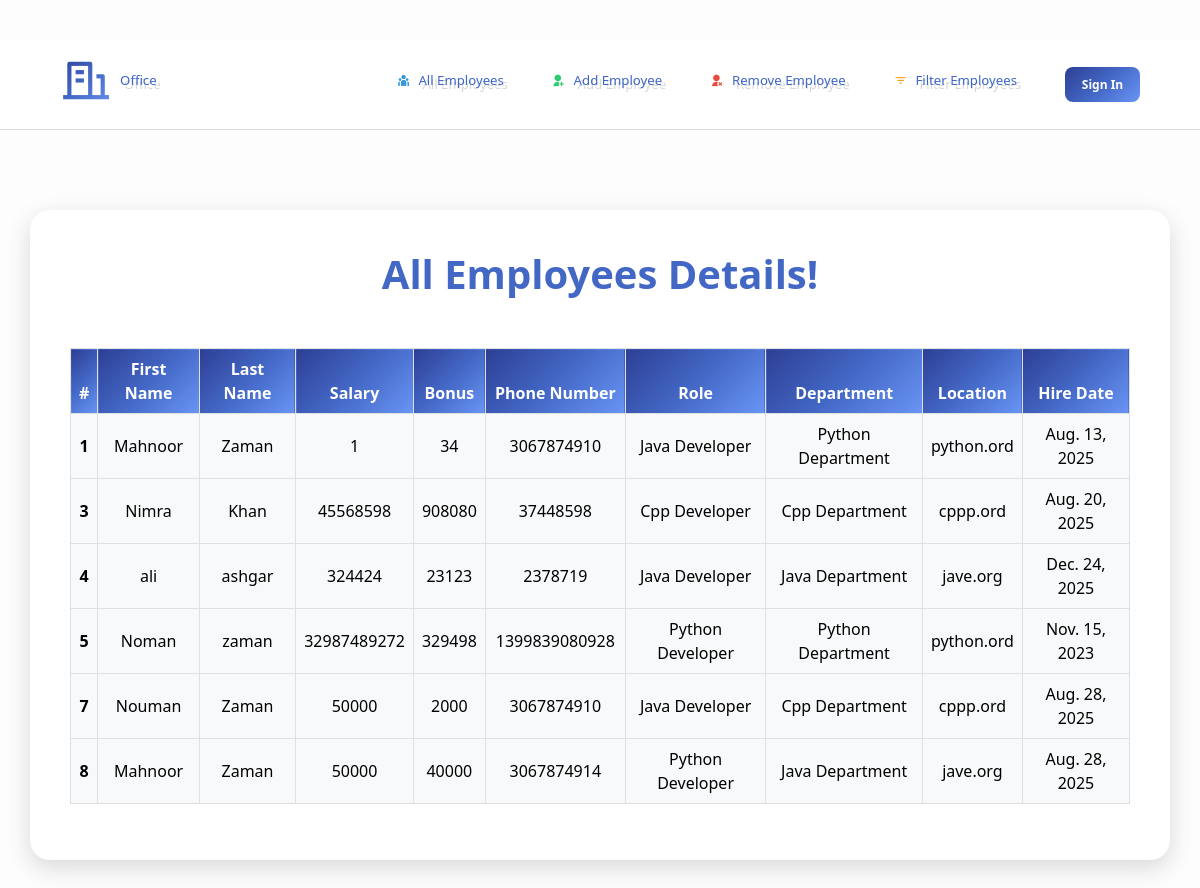
The page /all_emp on the database as committed earlier.
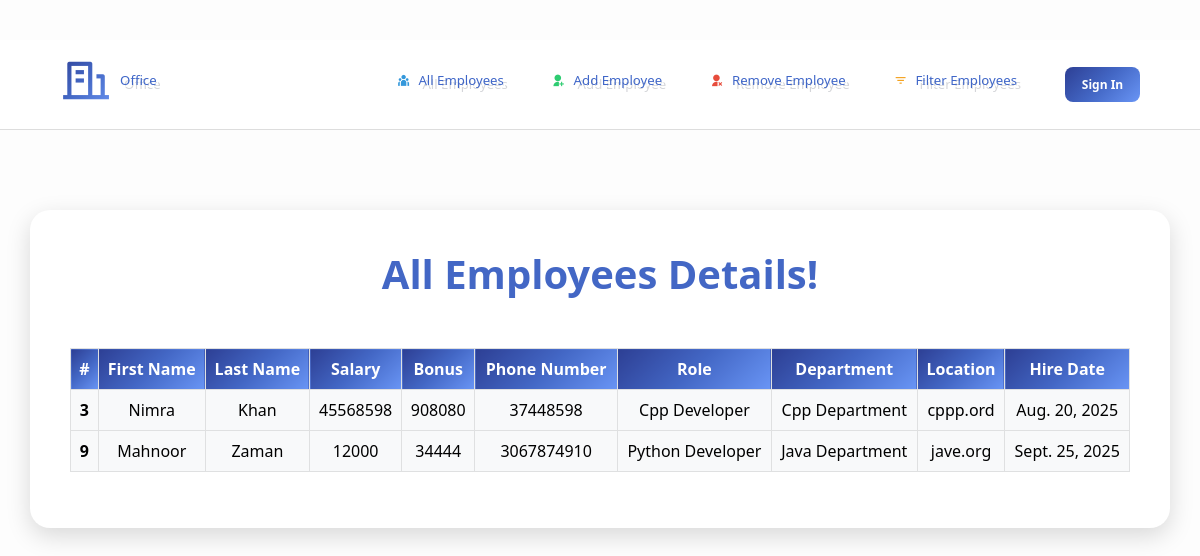
The same page on the database as committed later.
### emp_app/models.py (models this page shows, shortened)
class Employee(models.Model):
    first_name = models.CharField(max_length=100,null=False)
    last_name = models.CharField(max_length=100)
    dept = models.ForeignKey(Department, on_delete=models.CASCADE)
    salary =models.IntegerField(default=0)
    bonus =models.IntegerField(default=0)
    role =models.ForeignKey(Role,on_delete=models.CASCADE)
    phone = models.IntegerField(default=0)
    email = models.EmailField(max_length=100, unique=True)
    hire_date = models.DateField()
    def __str__(self):
        return "%s %s %s %s" %(self.first_name, self.last_name, self.phone, self.email)

class Role(models.Model):
    name = models.CharField(max_length=100,null=False)

class Department(models.Model):
    name = models.CharField(max_length=100,null=False)
    location = models.CharField(max_length=100)

### emp_app/views.py (the view)
# urls.py: path('all_emp', views.all_emp, name='all_emp'),
def all_emp(request):
    emps = Employee.objects.all()
    context = {
        'emps': emps,
    }
    print(context)
    return render(request, 'all_emp.html', context)

### emp_app/templates/all_emp.html (shortened to what this page needs)
<!doctype html>
<html lang="en">
<head>
    <link href="https://cdn.jsdelivr.net/npm/bootstrap@5.2.3/dist/css/bootstrap.min.css" rel="stylesheet">
  <link href="https://cdn.jsdelivr.net/npm/remixicon@4.5.0/fonts/remixicon.css" rel="stylesheet" />
</head>
<body>
    <div class="nav">
        <h4><i class="ri-building-line"></i><a href="./home">Office</a>
        </h4>
        <div class="nav-part2">
            <h4><i class="ri-team-fill nav-icon"></i><a href="./all_emp">All Employees</a></h4>
            <h4><i class="ri-user-add-fill nav-icon"></i><a href="./add_emp">Add Employee</a> </h4>
            <h4><i class="ri-user-unfollow-fill nav-icon"></i><a href="./remove_emp">Remove Employee</a></h4>
            <h4><i class="ri-filter-3-fill nav-icon"></i> <a href="./filter_emp">Filter Employees</a></h4>
            <button onclick="window.location.href='{% url 'signin' %}'" class="login-button">Sign In</button>
        </div>
    </div>
    <div class="container">
        <h1>All Employees Details!</h1>
        <table class="table table-light  table-bordered table-hover text-center align-middle">
            <thead>
                <tr>
                    <th scope="col">#</th>
                    <th scope="col">First Name</th>
                    <th scope="col">Last Name</th>
                    <th scope="col">Salary</th>
                    <th scope="col">Bonus</th>
                    <th scope="col">Phone Number </th>
                    <th scope="col">Role</th>
                    <th scope="col">Department</th>
                    <th scope="col">Location</th>
                    <th scope="col">Hire Date</th>
                </tr>
            </thead>
            {% for emp in emps %}
            <tbody>
                <tr>
                    <th scope="row">{{ emp.id }}</th>
                    <td>{{ emp.first_name }}</td>
                    <td>{{ emp.last_name }}</td>
                    <td>{{ emp.salary }}</td>
                    <td>{{ emp.bonus }}</td>
                    <td>{{ emp.phone }}</td>
                    <td>{{ emp.role.name }}</td>
                    <td>{{ emp.dept.name }}</td>
                    <td>{{ emp.dept.location }}</td>
                    <td>{{ emp.hire_date }}</td>
                </tr>
            </tbody>
            {% endfor %}
        </table>
    </div>
</body>
</html>

### emp_app/templates/all_emp.html (style rules this page uses)
body { background: rgb(253, 253, 253); min-height: 100vh; padding: 40px 0; }
.container { background: #ffffff; padding: 40px; border-radius: 20px; box-shadow: 0 8px 25px rgba(0, 0, 0, 0.15); }
h1 { text-align: center; font-weight: 700; color: rgb(67, 103, 197); margin-bottom: 50px; }
.nav { height: 90px; width: 100%; display: flex; align-items: center; justify-content: space-between; padding: 0 5vw; background: #fff; color: #000; border-bottom: 1px solid #ddd; position: sticky; top: 0; z-index: 100; margin-bottom: 80px; }
.nav-part2 { display: flex; align-items: center; gap: 4vw; }
.ri-building-line { font-size: 50px; background: linear-gradient(135deg, #2d3f94, #4367c5, #6995f5); -webkit-background-clip: text; -webkit-text-fill-color: transparent; text-shadow: 3px 3px 6px rgba(247, 246, 246, 0.032); transition: transform 0.3s ease, box-shadow 0.3s ease, background 0.3s ease; }
.nav h4 { font-size: 1.1vw; display: flex; align-items: center; gap: 8px; cursor: pointer; transition: color 0.3s ease; }
.nav a { font-size: 1.1vw; display: flex; align-items: center; gap: 8px; cursor: pointer; transition: color 0.3s ease, text-shadow 0.3s ease; color: rgb(63, 102, 200); text-decoration: none; text-shadow: 2px 2px 0 #feffff, 4px 4px 0 #d4d5d9; }
.nav button { font-size: 1vw; padding: 0.7vw 1.4vw; background: linear-gradient(135deg, #2d3f94, #4367c5, #6995f5); color: #fff; border: none; border-radius: 8px; font-weight: 700; cursor: pointer; display: flex; align-items: center; gap: 6px; transition: transform 0.3s ease, box-shadow 0.3s ease, background 0.3s ease; }
.ri-team-fill { color: #3498db; }
.ri-user-add-fill { color: #2ecc71; }
.ri-user-unfollow-fill { color: #e74c3c; }
.ri-filter-3-fill { color: #f39c12; }
table thead th { background: linear-gradient(135deg, #2d3f94, #4367c5, #6995f5); color: #ffffff !important; font-weight: 650; white-space: normal; word-wrap: break-word; padding: 10px; text-align: center; }
th:nth-child(6) { min-width: 140px; }

Rows that differ between the two databases and show on the page:
removed Employee: id "1", first_name "Mahnoor", last_name "Zaman", salary "1", bonus "34", phone "3067874910", role.name "Java Developer", dept.name "Python Department", dept.location "python.ord", hire_date "Aug. 13, 2025"
removed Employee: id "4", first_name "ali", last_name "ashgar", salary "324424", bonus "23123", phone "2378719", role.name "Java Developer", dept.name "Java Department", dept.location "jave.org", hire_date "Dec. 24, 2025"
removed Employee: id "5", first_name "Noman", last_name "zaman", salary "32987489272", bonus "329498", phone "1399839080928", role.name "Python Developer", dept.name "Python Department", dept.location "python.ord", hire_date "Nov. 15, 2023"
removed Employee: id "7", first_name "Nouman", last_name "Zaman", salary "50000", bonus "2000", phone "3067874910", role.name "Java Developer", dept.name "Cpp Department", dept.location "cppp.ord", hire_date "Aug. 28, 2025"
removed Employee: id "8", first_name "Mahnoor", last_name "Zaman", salary "50000", bonus "40000", phone "3067874914", role.name "Python Developer", dept.name "Java Department", dept.location "jave.org", hire_date "Aug. 28, 2025"
added Employee: id "9", first_name "Mahnoor", last_name "Zaman", salary "12000", bonus "34444", phone "3067874910", role.name "Python Developer", dept.name "Java Department", dept.location "jave.org", hire_date "Sept. 25, 2025"
